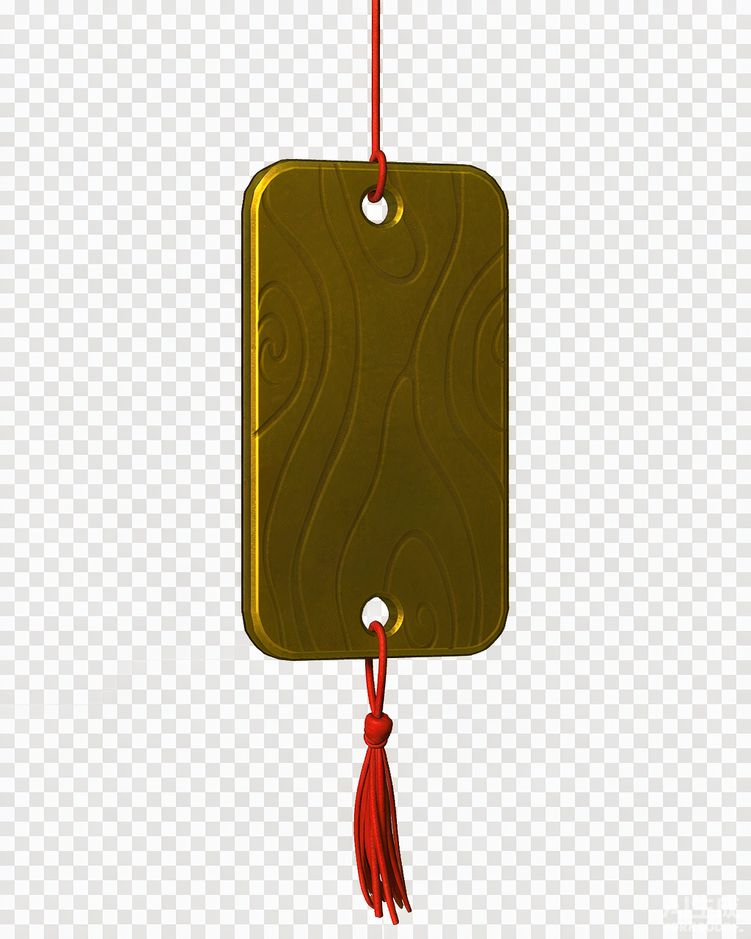
#> input picture ui设计/切图/Front_facing_3D_cartoon_game_a_2026-11-10T03-49-13.png, 751 x 939 px, shrunk from 1024 x 1280 before the run, found by its file name
$ python process_tag6.py
#> lines starting #> are read from the running program, lines starting #| are printed output that depends on the picture; after the words box and inside, x2 and y2 are one past the last pixel; in counts of white or black regions, pixels touching at a corner belong together; long printed decimals are rounded
from PIL import Image
import numpy as np
import os

B = r'E:/Android/Buddha/ui设计/切图'
src = os.path.join(B, 'Front_facing_3D_cartoon_game_a_2026-11-10T03-49-13.png')
im = Image.open(src).convert('RGBA')
W, H = im.size
px = np.array(im).astype(np.float32)
rgb = px[..., :3]
a = px[..., 3]
#> a: shape (939, 751) float32; every value is 255
print('alpha extrema:', a.min(), a.max())
#| alpha extrema: 255.0 255.0

edge = []
for x in range(0, W, 8):
    edge.append(rgb[2, x]); edge.append(rgb[H - 3, x])
#> after the loop, edge = 188 items, first 6: [250, 250, 252], [248, 249, 251], [250, 251, 252], [249, 249, 250], [229, 229, 228], [231, 229, 228]
for y in range(0, H, 8):
    edge.append(rgb[y, 2]); edge.append(rgb[y, W - 3])
#> after the loop, edge = 424 items, first 6: [250, 250, 252], [248, 249, 251], [250, 251, 252], [249, 249, 250], [229, 229, 228], [231, 229, 228]
bg = np.array(edge).mean(axis=0)
#> bg = [240, 239.4, 238.9]
print('bg color:', bg)
#| bg color: [240.026 239.443 238.8632 ]

if a.max() > 250 and a.min() > 250:
    d = np.sqrt(((rgb - bg) ** 2).sum(axis=2))
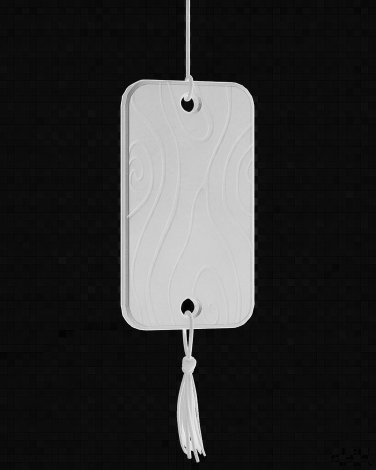
#> d: shape (939, 751) float32 (shown at 1/2 size); min 0.465, max 410.7, mean 80.1; drawn with min black and max white
    th, thu = 42, 105
    na = np.where(d < th, 0.0,
                  np.where(d < thu, ((d - th) / (thu - th)) * 255, 255.0))
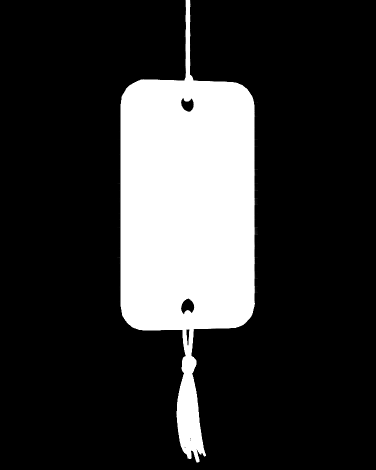
#> na: shape (939, 751) float32 (shown at 1/2 size); min 0, max 255, mean 50.7
    bright = rgb.mean(axis=2)
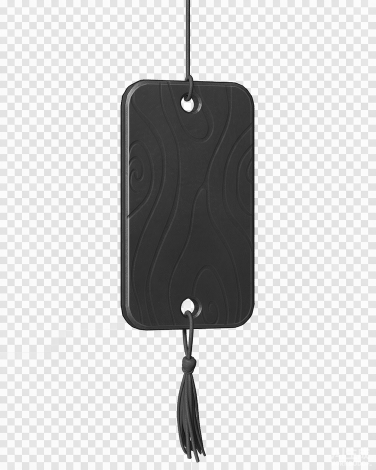
#> bright: shape (939, 751) float32 (shown at 1/2 size); min 2.33, max 255, mean 203.1
    soft = (na > 0) & (na < 255) & (bright > 220)
#> soft: shape (939, 751) bool; every value is 0
    na[soft] = 0
    out = np.dstack([rgb.astype(np.uint8), na.astype(np.uint8)])
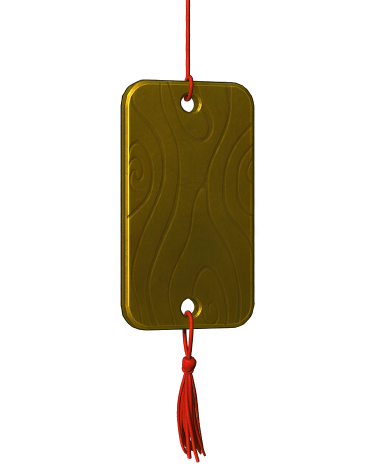
#> out: shape (939, 751, 4) (shown at 1/2 size); mean R, G, B, A 211.1, 205.4, 193, 50.7; transparent parts drawn white
else:
    out = px.astype(np.uint8)

# 去水印：右下角浅色半透明像素置透明
x0, y0 = int(W * 0.62), int(H * 0.70)
region = out[y0:H, x0:W]
ra = region[..., 3]
#> ra: shape (282, 286); every value is 0
rr = region[..., :3].mean(axis=2)
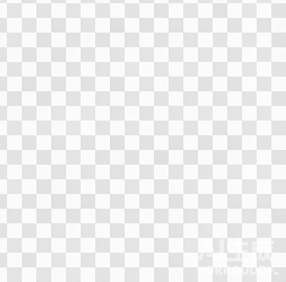
#> rr: shape (282, 286) float64; min 215.7, max 255, mean 239.4
mask = (rr > 200) & (ra < 255)
#> mask: shape (282, 286) bool; every value is 1
region[..., 3][mask] = 0
out[y0:H, x0:W] = region

# ---- 增强暗金金属感：提暖、压蓝、加饱和 ----
c = out[..., :3].astype(np.float32) / 255.0
c[..., 0] = np.clip(c[..., 0] * 1.06, 0, 1)   # R up
c[..., 1] = np.clip(c[..., 1] * 1.00, 0, 1)   # G
c[..., 2] = np.clip(c[..., 2] * 0.82, 0, 1)   # B down -> warmer gold
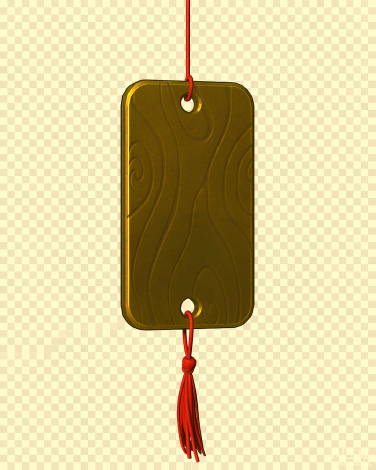
#> c: shape (939, 751, 3) float32 (shown at 1/2 size); mean R, G, B 0.86, 0.803, 0.62
luma = c.mean(axis=2, keepdims=True)
c = np.clip(luma + (c - luma) * 1.22, 0, 1)    # 饱和 +22%
out[..., :3] = (c * 255).astype(np.uint8)

# tight crop
alpha = out[..., 3]
ys, xs = np.where(alpha > 12)
if len(xs) > 0:
    x0n, x1n = xs.min(), xs.max()
#> x0n = 235; x1n = 515
    y0n, y1n = ys.min(), ys.max()
#> y0n = 0; y1n = 924
    pad = int(max(x1n - x0n, y1n - y0n) * 0.02) + 2
#> pad = 20
    x0n, x1n = max(0, x0n - pad), min(W - 1, x1n + pad)
#> x0n = 215; x1n = 535
    y0n, y1n = max(0, y0n - pad), min(H - 1, y1n + pad)
#> y1n = 938
    out = out[y0n:y1n + 1, x0n:x1n + 1]
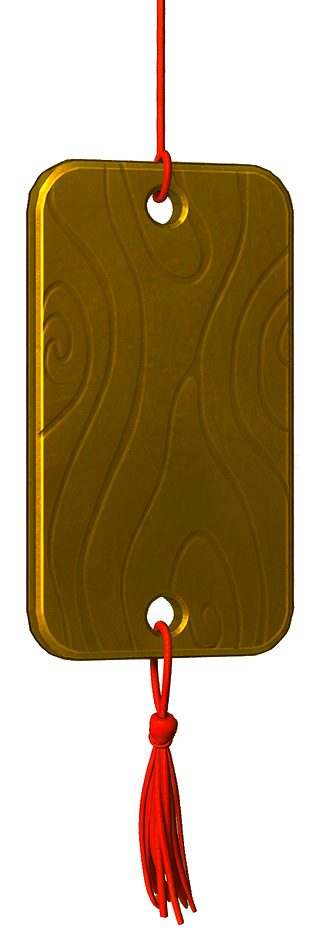
#> out: shape (939, 321, 4); mean R, G, B, A 185.6, 161.5, 101, 118.5; transparent parts drawn white
    print('cropped to', out.shape[1], 'x', out.shape[0])
#| cropped to 321 x 939

dst = os.path.join(B, '许愿牌_卡通3D暗金.png')
Image.fromarray(out, 'RGBA').save(dst)
print('saved', dst, os.path.getsize(dst), 'bytes')

$ run again, with ui设计/切图/Front_facing_3D_cartoon_game_a_2026-11-10T03-51-05.png copied over ui设计/切图/Front_facing_3D_cartoon_game_a_2026-11-10T03-49-13.png
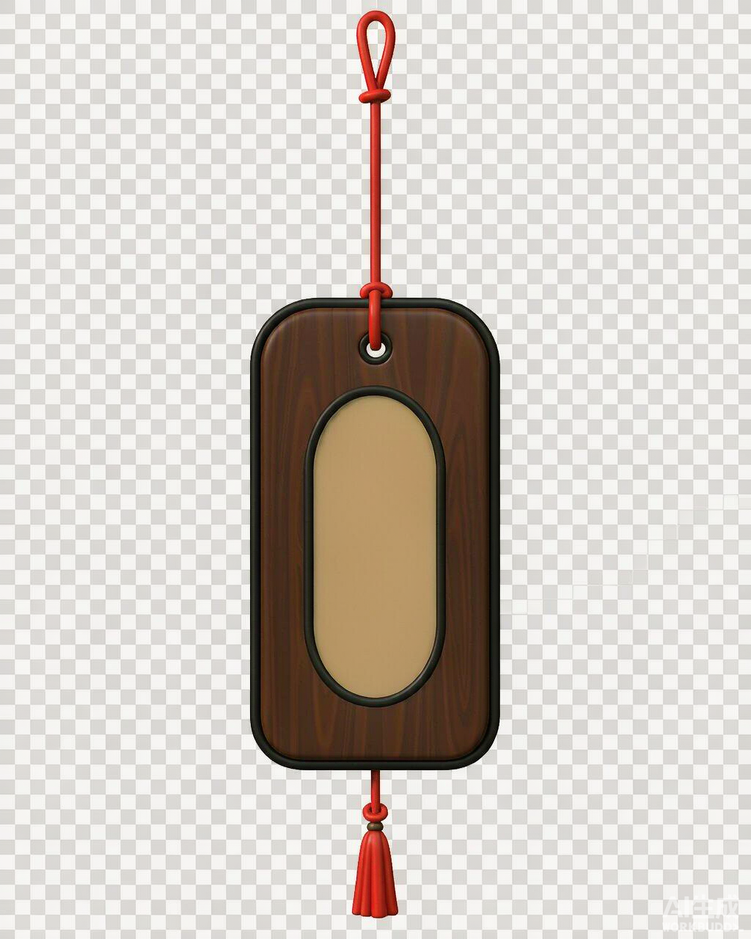
#> input picture ui设计/切图/Front_facing_3D_cartoon_game_a_2026-11-10T03-51-05.png, 751 x 939 px, shrunk from 1024 x 1280 before the run, found by its file name
#> a: shape (939, 751) float32; every value is 255
#| alpha extrema: 255.0 255.0
#> after the loop `for x in range(0, W, 8):`: edge = 188 items, first 6: [215, 214, 210], [215, 214, 211], [217, 215, 211], [217, 215, 211], [246, 244, 242], [245, 244, 241]
#> after the loop `for y in range(0, H, 8):`: edge = 424 items, first 6: [215, 214, 210], [215, 214, 211], [217, 215, 211], [217, 215, 211], [246, 244, 242], [245, 244, 241]
#> bg = [231, 229.4, 226.2]
#| bg color: [231.050 229.448 226.248]
#> `soft = (na > 0) & (na < 255) & (bright > 220)`:
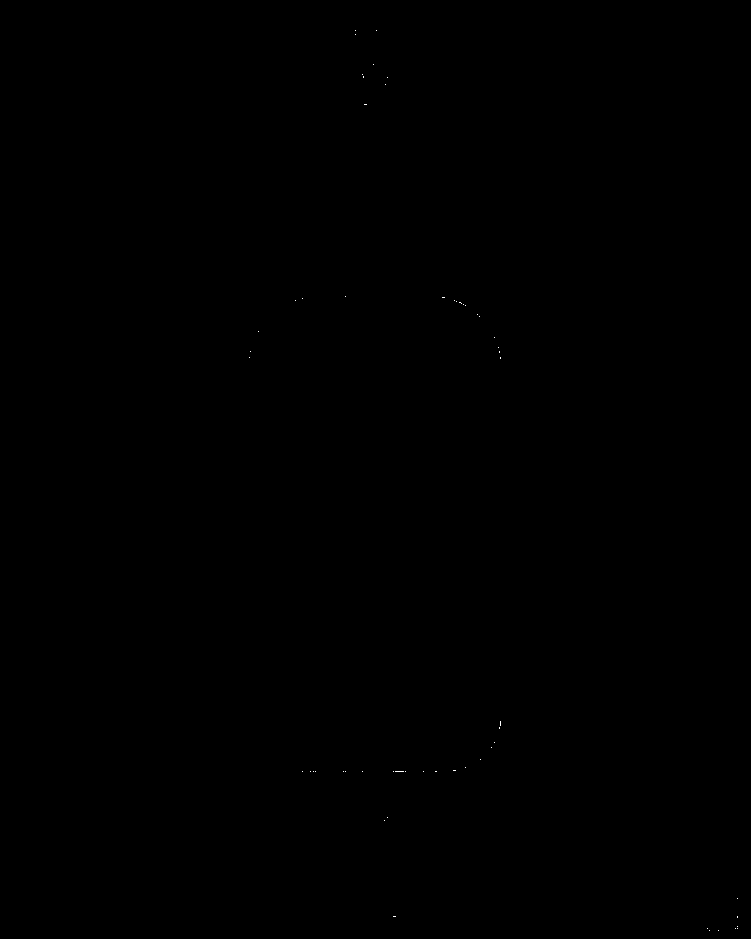
#> soft: shape (939, 751) bool; 0.01% white in thin lines or dots, all inside (x1, y1, x2, y2) = (249, 30, 738, 931)
#> mask: shape (282, 286) bool; 95.7% white; 2 black regions (1 under 20 px), largest, box (x1, y1, x2, y2) and area: (0, 0, 37, 112) 3433
#> `x0n, x1n = xs.min(), xs.max()`: x0n = 106; x1n = 513
#> `y0n, y1n = ys.min(), ys.max()`: y0n = 10; y1n = 918
#> pad = 20
#> `x0n, x1n = max(0, x0n - pad), min(W - 1, x1n + pad)`: x0n = 86; x1n = 533
#> `y0n, y1n = max(0, y0n - pad), min(H - 1, y1n + pad)`: y0n = 0; y1n = 938
#> `out = out[y0n:y1n + 1, x0n:x1n + 1]`:
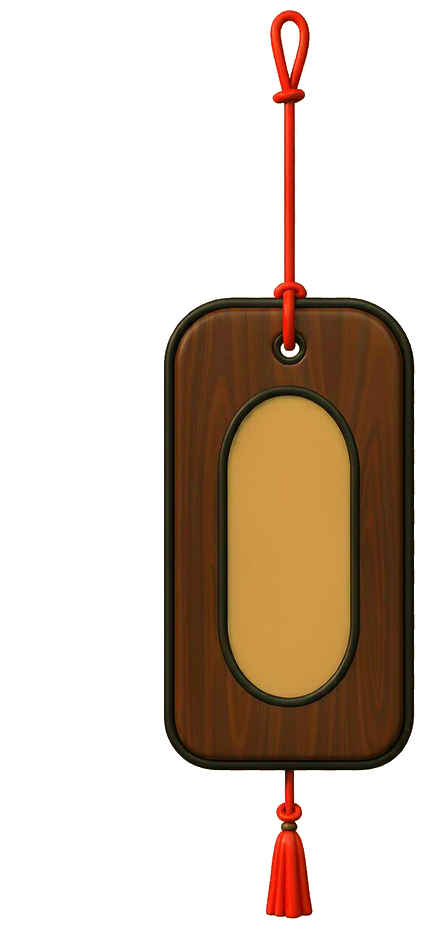
#> out: shape (939, 448, 4); mean R, G, B, A 207.8, 184.5, 135.1, 75; transparent parts drawn white
#| cropped to 448 x 939
